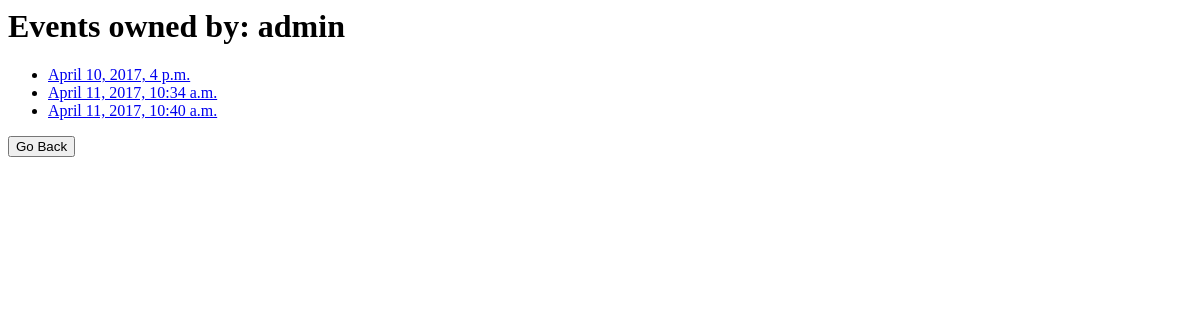
The page /eleague/myevents/ (signed in) on the database as committed earlier.
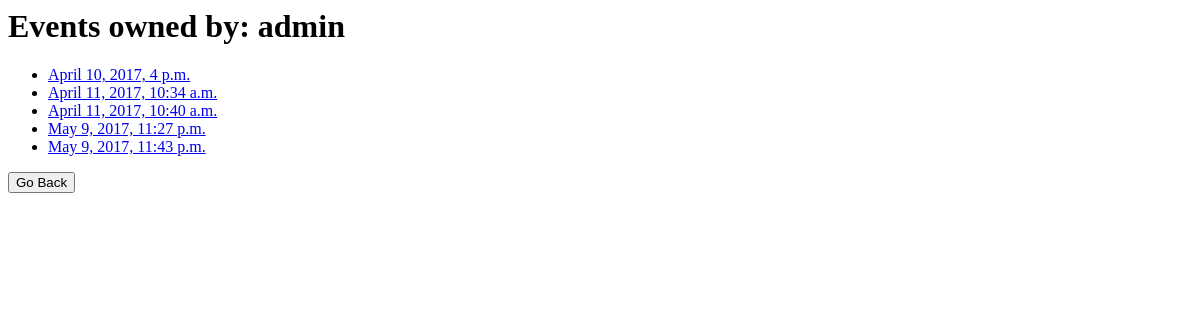
The same page on the database as committed later.
### eleague/models.py (models this page shows, shortened)
class Event(models.Model):
    tournament = models.ForeignKey(Tournament,on_delete=models.CASCADE)
    date = models.DateTimeField(default=timezone.now)
    place = models.CharField(max_length=500)

### eleague/views.py (the view)
def myevents(request):
    event_list = Event.objects.filter(tournament__owner=request.user)
    context = {'event_list': event_list}
    return render(request, 'eleague/myevents.html',context)

### eleague/templates/eleague/myevents.html (shortened to what this page needs)
{% if user.is_authenticated %}
    <h1>Events owned by: {{ user.username }}</h1>
    {% if event_list %}
    <ul>
    {% for event in event_list %}
        <li><a href="../{{ event.tournament.id }}/{{event.id}}">{{event.date}}</li>
    {% endfor %}
    </ul>
    <button onclick="goBack()">Go Back</button>
    {% else %}
        <p>No events are available.</p>
    {% endif %}
{% else %}
    <p>You are not logged yet!</p>
      <ul>
        <li><a href="{% url 'login' %}">Log in</a></li>
        <li><a href="{% url 'signup' %}">Sign up</a></li>
      </ul>
{% endif %}

Rows that differ between the two databases and show on the page:
added Event: date "May 9, 2017, 11:27 p.m."
added Event: date "May 9, 2017, 11:43 p.m."
